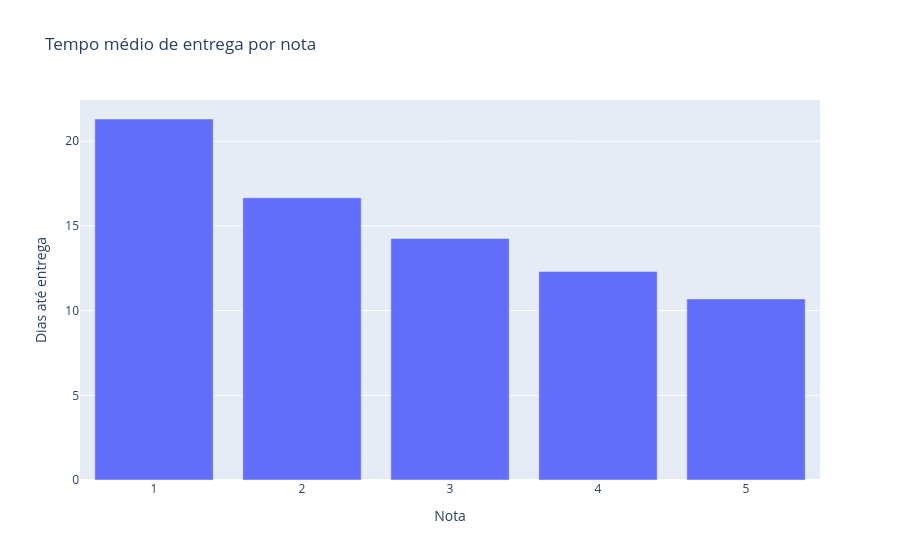

Here is the notebook cell this chart was saved with:
### Code cell
df4 = pd.read_sql("""
    SELECT 
        r.review_score AS nota,
        AVG(julianday(p.order_delivered_customer_date) - 
            julianday(p.order_purchase_timestamp)) AS dias_entrega
    FROM pedidos p
    JOIN avaliacoes r ON p.order_id = r.order_id
    WHERE p.order_delivered_customer_date IS NOT NULL
    GROUP BY nota
    ORDER BY nota
""", conn)

fig = px.bar(df4, x="nota", y="dias_entrega",
             title="Tempo médio de entrega por nota",
             labels={"nota": "Nota", "dias_entrega": "Dias até entrega"})
fig.show()

### Figure 1 — Plotly figure (JSON) as saved in the notebook; plotly's stock layout.template omitted (floating-point values rounded to 4 significant figures)
{"data": [{"alignmentgroup": "True", "hovertemplate": "Nota=%{x}<br>Dias até entrega=%{y}<extra></extra>", "legendgroup": "", "marker": {"color": "#636efa", "pattern": {"shape": ""}}, "name": "", "offsetgroup": "", "orientation": "v", "showlegend": false, "textposition": "auto", "type": "bar", "x": [1, 2, 3, 4, 5], "xaxis": "x", "y": [21.31, 16.66, 14.26, 12.31, 10.69], "yaxis": "y"}], "layout": {"barmode": "relative", "legend": {"tracegroupgap": 0}, "title": {"text": "Tempo médio de entrega por nota"}, "xaxis": {"anchor": "y", "domain": [0, 1], "title": {"text": "Nota"}}, "yaxis": {"anchor": "x", "domain": [0, 1], "title": {"text": "Dias até entrega"}}}}
